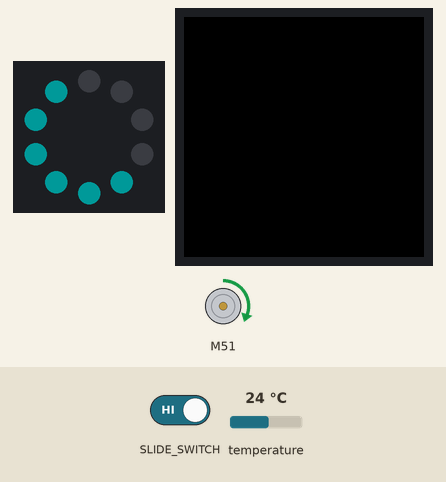
The program below on a simulated Circuit Playground running CircuitPython. Parts: DC motor (green arrow = forward, orange = backward, longer = faster), the board's ring of 10 RGB LEDs (number 0 left of the top, counting anticlockwise), 240×240 colour display. The test bench sets the inputs (shaded band); at power-on: temperature 24 °C. Dim RGB values are drawn brighter than linear; what the program prints to the serial console is not drawn.

Above: at 1.2 s.
1.3 s: temperature set to 12 °C
At 2.9 s:
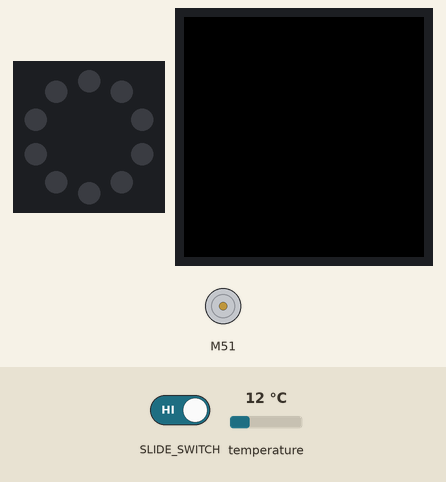
3.5 s: temperature set to 28 °C
At 4.7 s:
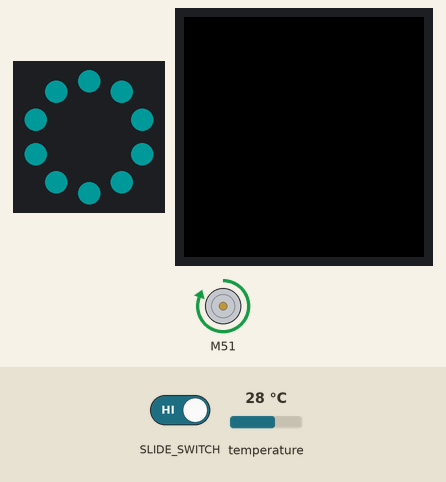
5.5 s: slide switch moved to the right
At 7.3 s:
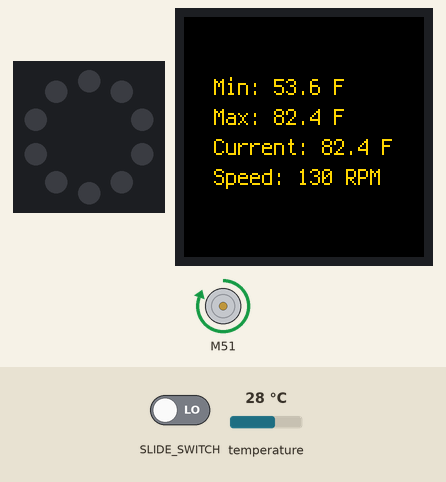
7.6 s: temperature set to 19 °C
At 9.0 s:
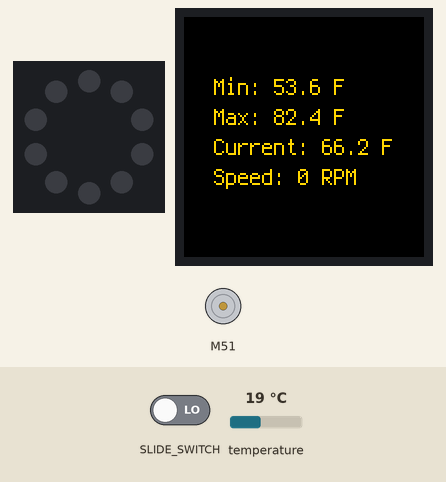
9.6 s: slide switch moved to the left
At 11.3 s:
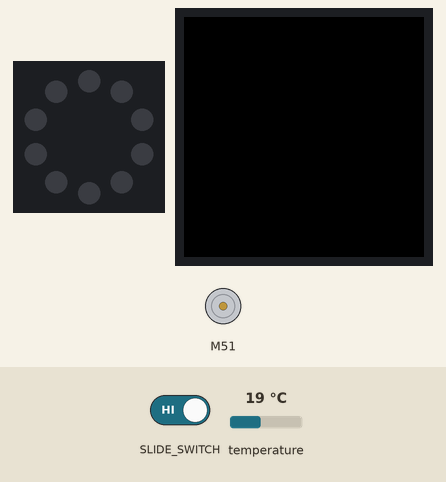
11.6 s: temperature set to 33 °C
At 12.23 s:
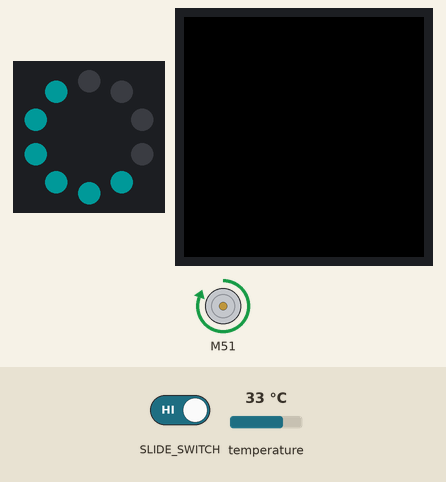
Timing chart, 0 to 14.6 s (numbered marks = the images above; inputs shaded):
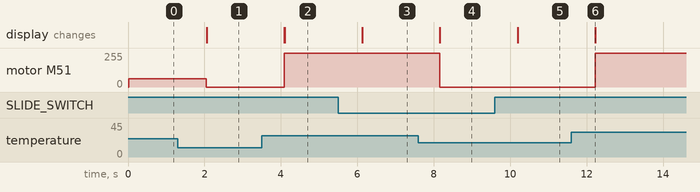

The program:

Lab_Robot.py
```python
import time
from adafruit_circuitplayground import cp
import displayio
import terminalio
import board
import pwmio
from adafruit_motor import servo
from adafruit_display_text import label
from adafruit_gizmo import tft_gizmo

#gets the gizmo set up for initial operation
def setup_gizmo():
    # Create the TFT Gizmo display
    d = tft_gizmo.TFT_Gizmo()

    # Sets the brightness of the neopixels on a scale of 0-1.
    cp.pixels.brightness = 0.1
    return d

#gets the servo set up for initial operation
def setup_servo():
    #create a PWM object on pin A1
    pwm = pwmio.PWMOut(board.A1, frequency=25)

    # Create a servo object, my_servo.
    s = servo.ContinuousServo(pwm)
    return s

###Note: These functions are identical to our temperature sensor program!
def scale_range(value, min_t, max_t):
    return int((value - min_t) / (max_t - min_t) * 10)

def convert_c_to_f(celsius):
    return celsius * 1.8 + 32

def get_temp_in_f():
    return convert_c_to_f(cp.temperature)

def display_as_lights(f, min_scale, max_scale):
    peak = scale_range(f, min_scale, max_scale)
    for i in range(10):
        if i <= peak:
            cp.pixels[i] = (0, 255, 255)
        else:
            cp.pixels[i] = (0, 0, 0)

##Note: This is a new function! It displays the speed the servo is going!
def display_on_screen_speed(s, min_temp, max_temp, f, speed):
    cp.pixels.fill(0) #Turns all of the NeoPixels off
    text_group = displayio.Group(scale=2, x=30, y=70)
    # displays the minimum, maximum, current temperature, and servo speed to the TFT Gizmo display.
    text = "Min: " + str(round(min_temp, 2)) + " F\nMax: " + str(round(max_temp,2)) + " F\nCurrent: " + str(round(f,2)) + " F\nSpeed: " + str(round(speed*130,1)) + " RPM"
    text_area = label.Label(terminalio.FONT, text=text, color=0xFFD700)
    text_group.append(text_area)
    s.append(text_group)
    return s

#Gets average temperature (in Fahrenheit)
def get_average_temperature():
    c_sum = 0
    for i in range(100):
        c_sum += cp.temperature # Sum 100 temperature samples
    c_avg = c_sum/100 # Calculate the average
    f = convert_c_to_f(c_avg) # Convert the temperature to Fahrenheit
    return f

def main():
    my_servo = setup_servo()

    # Create the TFT Gizmo display
    display = setup_gizmo()

    # Sets the min and max temperature to + or - 5 degrees from
    # the original temperature. This is used for the NeoPixels and servo
    base_temp = get_temp_in_f()
    min_scale_temp = base_temp - 5
    max_scale_temp = base_temp + 5
    max_temp = base_temp
    min_temp = max_temp

    # Sets the temperature at which the servo will turn off.
    # The -2 here is so that the temperature can drop below
    # the base temperature and the servo will slow down, stopping
    # when it gets two degrees lower
    min_temp_servo = base_temp - 2

    while True:
        # clears the text from the LCD
        splash = displayio.Group()
        display.root_group = splash

        #SENSE
        f_avg = get_average_temperature() # Get average temperature

        # Updates the min and max temperatures based on the current reading
        if f_avg > max_temp:
            max_temp = f_avg
        elif f_avg < min_temp:
            min_temp = f_avg

        #THINK
        # Sets the fan speed based off the current and minimum servo temperature
        speed = (f_avg-min_temp_servo)/8

        # Adjust the speed if it's out of the 0 to 1 range.
        if speed < 0:
            speed = 0 # stop the servo if the temperature is too low
        elif speed > 1:
            speed = 1 # max the servo speed if temperature is too high

        print((speed,)) #Display the speed to the Mu editor console and plotter

        #ACT
        my_servo.throttle = speed

        # Depending on where the switch is, either display the temperature using
        # the NeoPixels or the LCD.
        if cp.switch:
            # Determines the number of neopixels to turn on
            display_as_lights(f_avg, min_scale_temp, max_scale_temp)
        else:
            splash = display_on_screen_speed(splash, min_temp, max_temp, f_avg, speed)

        time.sleep(1) # Waits for 1 second

main()
```

Measured:
- after the input at 1.3 s, motor M51: forward 63/255 → stopped after 0.75 s
- after the input at 3.5 s, motor M51: stopped → forward 255/255 after 0.59 s
- after the input at 7.6 s, motor M51: forward 255/255 → stopped after 0.56 s; the display: changes after 0.56 s (image 4)
- after the input at 9.6 s, the display: changes after 0.59 s (image 5)
- after the input at 11.6 s, motor M51: stopped → forward 255/255 after 0.63 s
